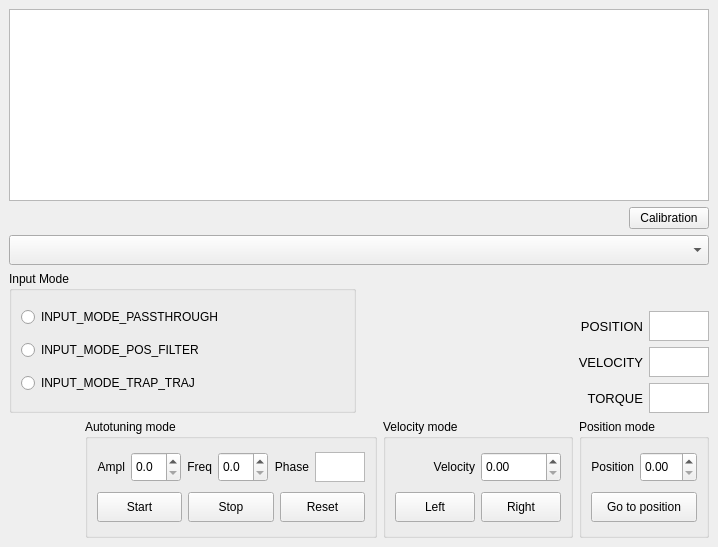
<?xml version="1.0" encoding="UTF-8"?>
<ui version="4.0">
 <class>MainWindow</class>
 <widget class="QMainWindow" name="MainWindow">
  <property name="enabled">
   <bool>true</bool>
  </property>
  <property name="geometry">
   <rect>
    <x>0</x>
    <y>0</y>
    <width>718</width>
    <height>547</height>
   </rect>
  </property>
  <property name="maximumSize">
   <size>
    <width>718</width>
    <height>547</height>
   </size>
  </property>
  <property name="mouseTracking">
   <bool>false</bool>
  </property>
  <property name="windowTitle">
   <string>MainWindow</string>
  </property>
  <widget class="QWidget" name="centralwidget">
   <layout class="QVBoxLayout" name="verticalLayout_3">
    <item>
     <layout class="QVBoxLayout" name="verticalLayout_2">
      <item>
       <widget class="QTextBrowser" name="display">
        <property name="sizePolicy">
         <sizepolicy hsizetype="Expanding" vsizetype="MinimumExpanding">
          <horstretch>0</horstretch>
          <verstretch>0</verstretch>
         </sizepolicy>
        </property>
       </widget>
      </item>
      <item>
       <layout class="QHBoxLayout" name="horizontalLayout_5">
        <item>
         <spacer name="horizontalSpacer_2">
          <property name="orientation">
           <enum>Qt::Horizontal</enum>
          </property>
          <property name="sizeHint" stdset="0">
           <size>
            <width>40</width>
            <height>20</height>
           </size>
          </property>
         </spacer>
        </item>
        <item>
         <widget class="QPushButton" name="btnCalibration">
          <property name="sizePolicy">
           <sizepolicy hsizetype="Maximum" vsizetype="Fixed">
            <horstretch>0</horstretch>
            <verstretch>0</verstretch>
           </sizepolicy>
          </property>
          <property name="maximumSize">
           <size>
            <width>150</width>
            <height>16777215</height>
           </size>
          </property>
          <property name="layoutDirection">
           <enum>Qt::LeftToRight</enum>
          </property>
          <property name="text">
           <string>Calibration</string>
          </property>
         </widget>
        </item>
       </layout>
      </item>
     </layout>
    </item>
    <item>
     <widget class="QComboBox" name="cmbbx_input">
      <property name="minimumSize">
       <size>
        <width>0</width>
        <height>30</height>
       </size>
      </property>
     </widget>
    </item>
    <item>
     <layout class="QHBoxLayout" name="horizontalLayout_7">
      <property name="sizeConstraint">
       <enum>QLayout::SetDefaultConstraint</enum>
      </property>
      <property name="rightMargin">
       <number>0</number>
      </property>
      <property name="bottomMargin">
       <number>0</number>
      </property>
      <item>
       <widget class="QGroupBox" name="grpbx_input">
        <property name="sizePolicy">
         <sizepolicy hsizetype="Preferred" vsizetype="Preferred">
          <horstretch>0</horstretch>
          <verstretch>0</verstretch>
         </sizepolicy>
        </property>
        <property name="minimumSize">
         <size>
          <width>0</width>
          <height>0</height>
         </size>
        </property>
        <property name="maximumSize">
         <size>
          <width>16777215</width>
          <height>300</height>
         </size>
        </property>
        <property name="title">
         <string>Input Mode</string>
        </property>
        <layout class="QVBoxLayout" name="verticalLayout">
         <item>
          <widget class="QRadioButton" name="radioPassThrough">
           <property name="text">
            <string>INPUT_MODE_PASSTHROUGH</string>
           </property>
          </widget>
         </item>
         <item>
          <widget class="QRadioButton" name="radioPositionFilter">
           <property name="text">
            <string>INPUT_MODE_POS_FILTER</string>
           </property>
          </widget>
         </item>
         <item>
          <widget class="QRadioButton" name="radioTrapTraj">
           <property name="text">
            <string>INPUT_MODE_TRAP_TRAJ</string>
           </property>
          </widget>
         </item>
        </layout>
       </widget>
      </item>
      <item>
       <layout class="QVBoxLayout" name="verticalLayout_7">
        <item>
         <spacer name="verticalSpacer_4">
          <property name="orientation">
           <enum>Qt::Vertical</enum>
          </property>
          <property name="sizeHint" stdset="0">
           <size>
            <width>20</width>
            <height>40</height>
           </size>
          </property>
         </spacer>
        </item>
        <item>
         <layout class="QHBoxLayout" name="horizontalLayout_6">
          <item>
           <widget class="QLabel" name="labelCurrentPos">
            <property name="sizePolicy">
             <sizepolicy hsizetype="Preferred" vsizetype="Maximum">
              <horstretch>0</horstretch>
              <verstretch>0</verstretch>
             </sizepolicy>
            </property>
            <property name="maximumSize">
             <size>
              <width>16777215</width>
              <height>30</height>
             </size>
            </property>
            <property name="font">
             <font>
              <pointsize>10</pointsize>
             </font>
            </property>
            <property name="layoutDirection">
             <enum>Qt::RightToLeft</enum>
            </property>
            <property name="lineWidth">
             <number>1</number>
            </property>
            <property name="text">
             <string>POSITION</string>
            </property>
            <property name="alignment">
             <set>Qt::AlignRight|Qt::AlignTrailing|Qt::AlignVCenter</set>
            </property>
           </widget>
          </item>
          <item>
           <widget class="QTextBrowser" name="txtCurrentPos">
            <property name="sizePolicy">
             <sizepolicy hsizetype="Maximum" vsizetype="Maximum">
              <horstretch>0</horstretch>
              <verstretch>0</verstretch>
             </sizepolicy>
            </property>
            <property name="minimumSize">
             <size>
              <width>0</width>
              <height>30</height>
             </size>
            </property>
            <property name="maximumSize">
             <size>
              <width>60</width>
              <height>30</height>
             </size>
            </property>
            <property name="layoutDirection">
             <enum>Qt::RightToLeft</enum>
            </property>
            <property name="autoFillBackground">
             <bool>false</bool>
            </property>
            <property name="midLineWidth">
             <number>0</number>
            </property>
            <property name="cursorWidth">
             <number>1</number>
            </property>
           </widget>
          </item>
         </layout>
        </item>
        <item>
         <layout class="QHBoxLayout" name="horizontalLayout_8">
          <item>
           <widget class="QLabel" name="labelCurrentVel">
            <property name="sizePolicy">
             <sizepolicy hsizetype="Preferred" vsizetype="Maximum">
              <horstretch>0</horstretch>
              <verstretch>0</verstretch>
             </sizepolicy>
            </property>
            <property name="maximumSize">
             <size>
              <width>16777215</width>
              <height>30</height>
             </size>
            </property>
            <property name="font">
             <font>
              <pointsize>10</pointsize>
             </font>
            </property>
            <property name="layoutDirection">
             <enum>Qt::RightToLeft</enum>
            </property>
            <property name="lineWidth">
             <number>1</number>
            </property>
            <property name="text">
             <string>VELOCITY</string>
            </property>
            <property name="alignment">
             <set>Qt::AlignRight|Qt::AlignTrailing|Qt::AlignVCenter</set>
            </property>
           </widget>
          </item>
          <item>
           <widget class="QTextBrowser" name="txtCurrentVel">
            <property name="sizePolicy">
             <sizepolicy hsizetype="Maximum" vsizetype="Maximum">
              <horstretch>0</horstretch>
              <verstretch>0</verstretch>
             </sizepolicy>
            </property>
            <property name="minimumSize">
             <size>
              <width>0</width>
              <height>30</height>
             </size>
            </property>
            <property name="maximumSize">
             <size>
              <width>60</width>
              <height>30</height>
             </size>
            </property>
            <property name="layoutDirection">
             <enum>Qt::RightToLeft</enum>
            </property>
            <property name="autoFillBackground">
             <bool>false</bool>
            </property>
            <property name="midLineWidth">
             <number>0</number>
            </property>
           </widget>
          </item>
         </layout>
        </item>
        <item>
         <layout class="QHBoxLayout" name="horizontalLayout_12">
          <property name="bottomMargin">
           <number>0</number>
          </property>
          <item>
           <widget class="QLabel" name="labelCurrentVel_2">
            <property name="sizePolicy">
             <sizepolicy hsizetype="Preferred" vsizetype="Maximum">
              <horstretch>0</horstretch>
              <verstretch>0</verstretch>
             </sizepolicy>
            </property>
            <property name="maximumSize">
             <size>
              <width>16777215</width>
              <height>30</height>
             </size>
            </property>
            <property name="font">
             <font>
              <pointsize>10</pointsize>
             </font>
            </property>
            <property name="layoutDirection">
             <enum>Qt::RightToLeft</enum>
            </property>
            <property name="lineWidth">
             <number>1</number>
            </property>
            <property name="text">
             <string>TORQUE</string>
            </property>
            <property name="alignment">
             <set>Qt::AlignRight|Qt::AlignTrailing|Qt::AlignVCenter</set>
            </property>
           </widget>
          </item>
          <item>
           <widget class="QTextBrowser" name="txtCurrentTor">
            <property name="sizePolicy">
             <sizepolicy hsizetype="Maximum" vsizetype="Maximum">
              <horstretch>0</horstretch>
              <verstretch>0</verstretch>
             </sizepolicy>
            </property>
            <property name="minimumSize">
             <size>
              <width>0</width>
              <height>30</height>
             </size>
            </property>
            <property name="maximumSize">
             <size>
              <width>60</width>
              <height>30</height>
             </size>
            </property>
            <property name="layoutDirection">
             <enum>Qt::RightToLeft</enum>
            </property>
            <property name="autoFillBackground">
             <bool>false</bool>
            </property>
            <property name="midLineWidth">
             <number>0</number>
            </property>
           </widget>
          </item>
         </layout>
        </item>
       </layout>
      </item>
     </layout>
    </item>
    <item>
     <layout class="QHBoxLayout" name="horizontalLayout_13">
      <property name="bottomMargin">
       <number>0</number>
      </property>
     </layout>
    </item>
    <item>
     <layout class="QHBoxLayout" name="horizontalLayout_2">
      <property name="sizeConstraint">
       <enum>QLayout::SetNoConstraint</enum>
      </property>
      <property name="leftMargin">
       <number>0</number>
      </property>
      <property name="bottomMargin">
       <number>0</number>
      </property>
      <item>
       <spacer name="horizontalSpacer">
        <property name="orientation">
         <enum>Qt::Horizontal</enum>
        </property>
        <property name="sizeType">
         <enum>QSizePolicy::Expanding</enum>
        </property>
        <property name="sizeHint" stdset="0">
         <size>
          <width>40</width>
          <height>20</height>
         </size>
        </property>
       </spacer>
      </item>
      <item>
       <widget class="QGroupBox" name="groupBox">
        <property name="title">
         <string>Autotuning mode</string>
        </property>
        <layout class="QVBoxLayout" name="verticalLayout_8">
         <item>
          <layout class="QHBoxLayout" name="horizontalLayout_10">
           <item>
            <widget class="QLabel" name="label_ampl">
             <property name="sizePolicy">
              <sizepolicy hsizetype="Minimum" vsizetype="Preferred">
               <horstretch>0</horstretch>
               <verstretch>0</verstretch>
              </sizepolicy>
             </property>
             <property name="minimumSize">
              <size>
               <width>0</width>
               <height>0</height>
              </size>
             </property>
             <property name="text">
              <string>Ampl</string>
             </property>
             <property name="alignment">
              <set>Qt::AlignRight|Qt::AlignTrailing|Qt::AlignVCenter</set>
             </property>
            </widget>
           </item>
           <item>
            <widget class="QDoubleSpinBox" name="amplitude">
             <property name="sizePolicy">
              <sizepolicy hsizetype="Expanding" vsizetype="Fixed">
               <horstretch>0</horstretch>
               <verstretch>0</verstretch>
              </sizepolicy>
             </property>
             <property name="minimumSize">
              <size>
               <width>0</width>
               <height>30</height>
              </size>
             </property>
             <property name="maximumSize">
              <size>
               <width>50</width>
               <height>16777215</height>
              </size>
             </property>
             <property name="frame">
              <bool>true</bool>
             </property>
             <property name="decimals">
              <number>1</number>
             </property>
             <property name="stepType">
              <enum>QAbstractSpinBox::AdaptiveDecimalStepType</enum>
             </property>
            </widget>
           </item>
           <item>
            <widget class="QLabel" name="label_freq">
             <property name="text">
              <string>Freq</string>
             </property>
             <property name="alignment">
              <set>Qt::AlignRight|Qt::AlignTrailing|Qt::AlignVCenter</set>
             </property>
            </widget>
           </item>
           <item>
            <widget class="QDoubleSpinBox" name="frequency">
             <property name="minimumSize">
              <size>
               <width>0</width>
               <height>30</height>
              </size>
             </property>
             <property name="maximumSize">
              <size>
               <width>50</width>
               <height>16777215</height>
              </size>
             </property>
             <property name="decimals">
              <number>1</number>
             </property>
             <property name="stepType">
              <enum>QAbstractSpinBox::AdaptiveDecimalStepType</enum>
             </property>
            </widget>
           </item>
           <item>
            <widget class="QLabel" name="label_freq_2">
             <property name="text">
              <string>Phase</string>
             </property>
             <property name="alignment">
              <set>Qt::AlignRight|Qt::AlignTrailing|Qt::AlignVCenter</set>
             </property>
            </widget>
           </item>
           <item>
            <widget class="QTextBrowser" name="txtPhase">
             <property name="enabled">
              <bool>true</bool>
             </property>
             <property name="minimumSize">
              <size>
               <width>0</width>
               <height>30</height>
              </size>
             </property>
             <property name="maximumSize">
              <size>
               <width>50</width>
               <height>30</height>
              </size>
             </property>
            </widget>
           </item>
          </layout>
         </item>
         <item>
          <layout class="QHBoxLayout" name="horizontalLayout_9">
           <property name="leftMargin">
            <number>0</number>
           </property>
           <item>
            <widget class="QPushButton" name="buttonAutotunStart">
             <property name="sizePolicy">
              <sizepolicy hsizetype="Maximum" vsizetype="Fixed">
               <horstretch>0</horstretch>
               <verstretch>0</verstretch>
              </sizepolicy>
             </property>
             <property name="minimumSize">
              <size>
               <width>0</width>
               <height>30</height>
              </size>
             </property>
             <property name="maximumSize">
              <size>
               <width>100</width>
               <height>16777215</height>
              </size>
             </property>
             <property name="layoutDirection">
              <enum>Qt::RightToLeft</enum>
             </property>
             <property name="text">
              <string>Start</string>
             </property>
            </widget>
           </item>
           <item>
            <widget class="QPushButton" name="buttonAutotunStop">
             <property name="sizePolicy">
              <sizepolicy hsizetype="Maximum" vsizetype="Fixed">
               <horstretch>0</horstretch>
               <verstretch>0</verstretch>
              </sizepolicy>
             </property>
             <property name="minimumSize">
              <size>
               <width>0</width>
               <height>30</height>
              </size>
             </property>
             <property name="maximumSize">
              <size>
               <width>100</width>
               <height>16777215</height>
              </size>
             </property>
             <property name="layoutDirection">
              <enum>Qt::RightToLeft</enum>
             </property>
             <property name="text">
              <string>Stop</string>
             </property>
            </widget>
           </item>
           <item>
            <widget class="QPushButton" name="buttonReset">
             <property name="sizePolicy">
              <sizepolicy hsizetype="Maximum" vsizetype="Fixed">
               <horstretch>0</horstretch>
               <verstretch>0</verstretch>
              </sizepolicy>
             </property>
             <property name="minimumSize">
              <size>
               <width>0</width>
               <height>30</height>
              </size>
             </property>
             <property name="maximumSize">
              <size>
               <width>100</width>
               <height>16777215</height>
              </size>
             </property>
             <property name="layoutDirection">
              <enum>Qt::RightToLeft</enum>
             </property>
             <property name="text">
              <string>Reset</string>
             </property>
            </widget>
           </item>
          </layout>
         </item>
        </layout>
       </widget>
      </item>
      <item>
       <widget class="QGroupBox" name="groupBox_2">
        <property name="title">
         <string>Velocity mode</string>
        </property>
        <layout class="QVBoxLayout" name="verticalLayout_9">
         <item>
          <layout class="QHBoxLayout" name="horizontalLayout_3">
           <property name="bottomMargin">
            <number>0</number>
           </property>
           <item>
            <widget class="QLabel" name="label">
             <property name="layoutDirection">
              <enum>Qt::LeftToRight</enum>
             </property>
             <property name="text">
              <string>Velocity</string>
             </property>
             <property name="alignment">
              <set>Qt::AlignRight|Qt::AlignTrailing|Qt::AlignVCenter</set>
             </property>
            </widget>
           </item>
           <item>
            <widget class="QDoubleSpinBox" name="velocity">
             <property name="minimumSize">
              <size>
               <width>0</width>
               <height>30</height>
              </size>
             </property>
             <property name="decimals">
              <number>2</number>
             </property>
             <property name="stepType">
              <enum>QAbstractSpinBox::AdaptiveDecimalStepType</enum>
             </property>
            </widget>
           </item>
          </layout>
         </item>
         <item>
          <layout class="QHBoxLayout" name="horizontalLayout">
           <item>
            <widget class="QPushButton" name="buttonLeft">
             <property name="minimumSize">
              <size>
               <width>0</width>
               <height>30</height>
              </size>
             </property>
             <property name="text">
              <string>Left</string>
             </property>
             <property name="checkable">
              <bool>false</bool>
             </property>
            </widget>
           </item>
           <item>
            <widget class="QPushButton" name="buttonRight">
             <property name="minimumSize">
              <size>
               <width>0</width>
               <height>30</height>
              </size>
             </property>
             <property name="text">
              <string>Right</string>
             </property>
             <property name="checkable">
              <bool>false</bool>
             </property>
            </widget>
           </item>
          </layout>
         </item>
        </layout>
       </widget>
      </item>
      <item>
       <widget class="QGroupBox" name="groupBox_3">
        <property name="title">
         <string>Position mode</string>
        </property>
        <layout class="QVBoxLayout" name="verticalLayout_10">
         <item>
          <layout class="QHBoxLayout" name="horizontalLayout_4">
           <property name="bottomMargin">
            <number>0</number>
           </property>
           <item>
            <widget class="QLabel" name="labelNewPos">
             <property name="text">
              <string>Position</string>
             </property>
             <property name="alignment">
              <set>Qt::AlignRight|Qt::AlignTrailing|Qt::AlignVCenter</set>
             </property>
            </widget>
           </item>
           <item>
            <widget class="QDoubleSpinBox" name="dblSpnBoxPos">
             <property name="minimumSize">
              <size>
               <width>0</width>
               <height>30</height>
              </size>
             </property>
             <property name="singleStep">
              <double>1.000000000000000</double>
             </property>
             <property name="stepType">
              <enum>QAbstractSpinBox::AdaptiveDecimalStepType</enum>
             </property>
             <property name="value">
              <double>0.000000000000000</double>
             </property>
            </widget>
           </item>
          </layout>
         </item>
         <item>
          <widget class="QPushButton" name="buttonGoTo">
           <property name="minimumSize">
            <size>
             <width>0</width>
             <height>30</height>
            </size>
           </property>
           <property name="text">
            <string>Go to position</string>
           </property>
          </widget>
         </item>
        </layout>
       </widget>
      </item>
     </layout>
    </item>
   </layout>
  </widget>
 </widget>
 <resources/>
 <connections/>
</ui>
